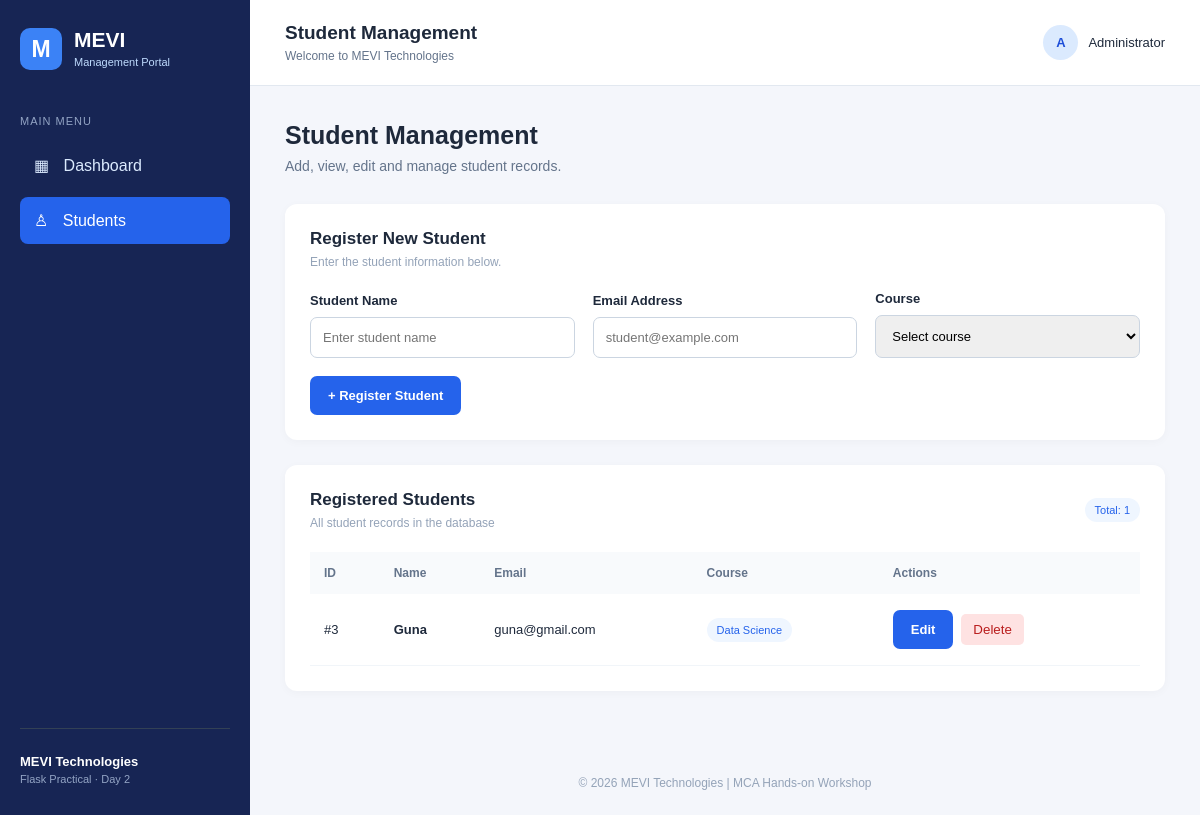
/students, run on the app's committed database.
### tables this page shows
CREATE TABLE students (
                id INTEGER PRIMARY KEY AUTOINCREMENT,
                name TEXT NOT NULL,
                email TEXT NOT NULL UNIQUE,
                course TEXT NOT NULL,
                created_at TIMESTAMP DEFAULT CURRENT_TIMESTAMP
            );

### app.py (the view)
@app.route("/students", methods=["GET"])
def students():
    db = get_db()
    all_students = db.execute(
        "SELECT * FROM students ORDER BY id DESC"
    ).fetchall()
    return render_template(
        "students.html",
        students=all_students
    )

### app.py (called while the page is built)
def get_db():
    if "db" not in g:
        g.db = sqlite3.connect(DATABASE)
        g.db.row_factory = sqlite3.Row
    return g.db

### templates/students.html (shortened to what this page needs)
{% extends "base.html" %}
{% block heading %}Student Management{% endblock %}
{% block content %}
<div class="welcome-section">
    <div>
        <h1>Student Management</h1>
        <p>Add, view, edit and manage student records.</p>
    </div>
</div>
<div class="content-card">
    <div class="section-header">
        <div>
            <h2>Register New Student</h2>
            <p>Enter the student information below.</p>
        </div>
    </div>
    <form action="{{ url_for('add_student') }}"
          method="POST"
          class="student-form">
        <div class="form-group">
            <label>Student Name</label>
            <input type="text"
                   name="name"
                   placeholder="Enter student name"
                   maxlength="100"
                   required>
        </div>
        <div class="form-group">
            <label>Email Address</label>
            <input type="email"
                   name="email"
                   placeholder="student@example.com"
                   maxlength="254"
                   required>
        </div>
        <div class="form-group">
            <label>Course</label>
            <select name="course" required>
                <option value="">Select course</option>
            </select>
        </div>
        <button type="submit" class="primary-btn">
            + Register Student
        </button>
    </form>
</div>
<div class="content-card">
    <div class="section-header">
        <div>
            <h2>Registered Students</h2>
            <p>All student records in the database</p>
        </div>
        <span class="course-tag">
            Total: {{ students|length }}
        </span>
    </div>
    {% if students %}
    <div class="table-wrapper">
        <table>
            <thead>
                <tr>
                    <th>ID</th>
                    <th>Name</th>
                    <th>Email</th>
                    <th>Course</th>
                    <th>Actions</th>
                </tr>
            </thead>
            <tbody>
                {% for student in students %}
                <tr>
                    <td>
                        #{{ student.id }}
                    </td>
                    <td>
                        <strong>{{ student.name }}</strong>
                    </td>
                    <td>
                        {{ student.email }}
                    </td>
                    <td>
                        <span class="course-tag">
                            {{ student.course }}
                        </span>
                    </td>
                    <td>
                        <div style="display: flex; gap: 8px; align-items: center;">
                            <a href="{{ url_for(
                                'edit_student',
                                student_id=student.id
                            ) }}"
                               class="primary-btn"
                               style="text-decoration: none;">
                                Edit
                            </a>
                            <form method="POST"
                                  action="{{ url_for(
                                      'delete_student_form',
                                      student_id=student.id
                                  ) }}"
                                  onsubmit="return confirm('Are you sure you want to delete this student?');">
                                <button type="submit"
                                        class="delete-btn">
                                    Delete
                                </button>
                            </form>
                        </div>
                    </td>
                </tr>
                {% endfor %}
            </tbody>
        </table>
    </div>
    {% endif %}
</div>
{% endblock %}

### static/style.css (style rules this page uses)
* { margin: 0; padding: 0; box-sizing: border-box; }
body { font-family: Arial, Helvetica, sans-serif; background: #f4f6fb; color: #1e293b; }
.welcome-section { display: flex; justify-content: space-between; align-items: center; gap: 15px; margin-bottom: 30px; }
.welcome-section h1 { font-size: 25px; margin-bottom: 8px; }
.welcome-section p { color: #64748b; font-size: 14px; }
.primary-btn { display: inline-block; background: #2563eb; color: white; padding: 12px 18px; border: none; border-radius: 7px; text-decoration: none; cursor: pointer; font-size: 13px; font-weight: bold; }
.delete-btn { background: #fee2e2; color: #b91c1c; border: none; border-radius: 5px; padding: 8px 12px; cursor: pointer; }
.content-card { background: white; border-radius: 12px; padding: 25px; margin-bottom: 25px; box-shadow: 0 2px 10px #0f172a08; }
.section-header { display: flex; justify-content: space-between; align-items: center; gap: 12px; margin-bottom: 22px; }
.section-header h2 { font-size: 17px; }
.section-header p { color: #94a3b8; font-size: 12px; margin-top: 6px; }
.table-wrapper { overflow-x: auto; }
table { width: 100%; border-collapse: collapse; min-width: 550px; }
th { text-align: left; padding: 14px; color: #64748b; background: #f8fafc; font-size: 12px; }
td { padding: 16px 14px; border-bottom: 1px solid #f1f5f9; font-size: 13px; }
.course-tag { display: inline-block; background: #eff6ff; color: #2563eb; padding: 6px 10px; border-radius: 20px; font-size: 11px; }
.student-form { display: grid; grid-template-columns: repeat(3, 1fr); gap: 18px; align-items: end; }
.form-group { display: flex; flex-direction: column; gap: 9px; }
.form-group label { font-size: 13px; font-weight: bold; }
.form-group input, .form-group select { padding: 12px; border: 1px solid #cbd5e1; border-radius: 7px; font-size: 13px; width: 100%; }
.student-form button { grid-column: 1 / -1; justify-self: start; }

### data on the page
students: id "3", name "Guna", email "guna@gmail.com", course "Data Science"

### other printed values
{{ students|length }} "1"
